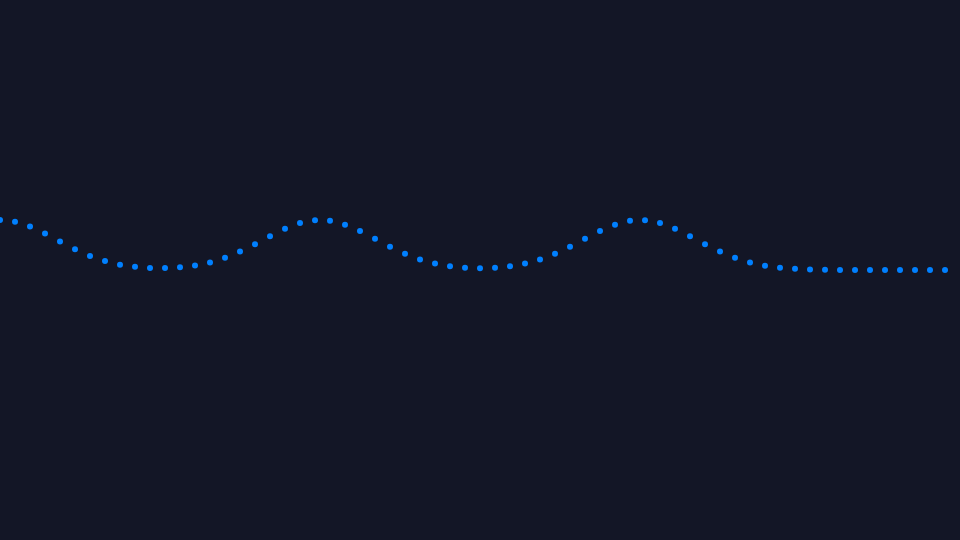
Frame 1 (no input)
Frame 60 (no input): identical to frame 1, image omitted
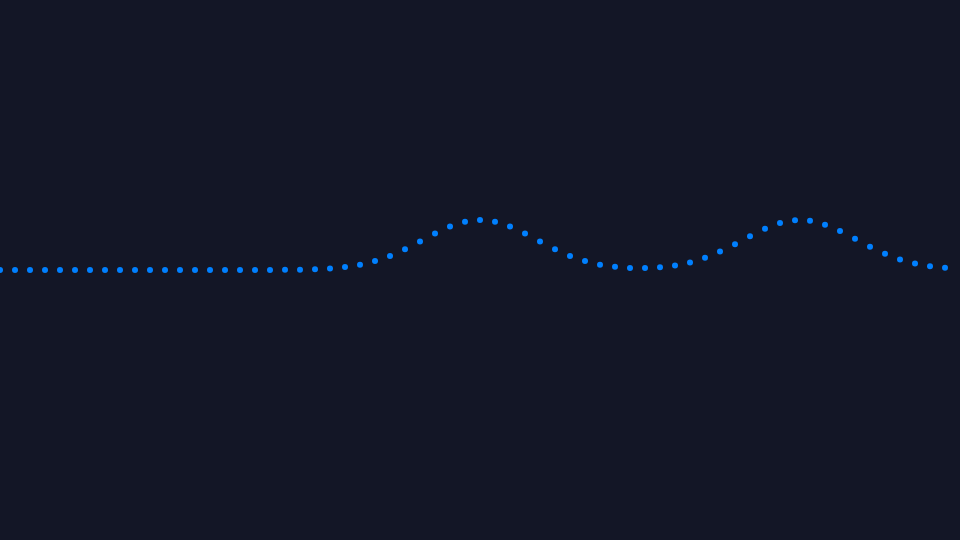
Frame 120 (the mouse pressed at the canvas centre since frame 60)

The p5.js sketch that drew these frames (run headless with seeded random() and noise() and a simulated clock; from frame 60 on, the mouse is pressed at the canvas centre):

// p5.js sketch
// ── sketch.js
let r = 100;

function setup(){
  createCanvas(960, 540);
  angleMode(DEGREES);
  colorMode(HSB, 360, 100, 100, 100);
}

function draw(){
  background(230, 50, 15, 100);

  for(let x = 0; x < width; x += 15){
      // let y = height/2 - gaussian_1D(x, 80, mouseX, 60);
      let y = height/2 - advancedGaussian_1D(x, 50, mouseX, 40, width/3);

      stroke(210, 100, 100, 100);
      strokeWeight(6);
      point(x, y);
  }
}

function gaussian_1D(x, a, b, c){
  return a * Math.exp(-pow(x-b, 2) / pow(2*c, 2));
}

function advancedGaussian_1D(x, a, b, c, period){
  let weight = 0;
  let periodDelta = 0;

  for(let i=0; i<width/period; i++){
    weight += a * Math.exp(-pow(x - (b-periodDelta), 2) / pow(2*c, 2));
    periodDelta -= period;
  }
  return weight;
}
